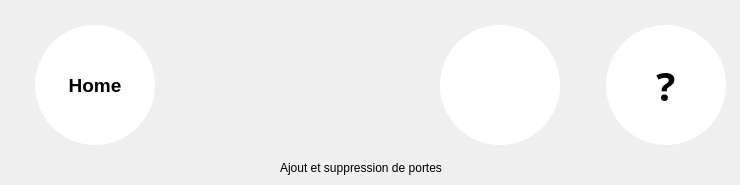
   <widget class="QWidget" name="page_3">
    <widget class="QWidget" name="layoutWidget_4">
     <property name="geometry">
      <rect>
       <x>30</x>
       <y>20</y>
       <width>701</width>
       <height>130</height>
      </rect>
     </property>
     <layout class="QHBoxLayout" name="horizontalLayout_4">
      <property name="leftMargin">
       <number>5</number>
      </property>
      <property name="topMargin">
       <number>5</number>
      </property>
      <property name="rightMargin">
       <number>5</number>
      </property>
      <property name="bottomMargin">
       <number>5</number>
      </property>
      <item>
       <widget class="QToolButton" name="B_Home_3">
        <property name="minimumSize">
         <size>
          <width>120</width>
          <height>120</height>
         </size>
        </property>
        <property name="maximumSize">
         <size>
          <width>120</width>
          <height>120</height>
         </size>
        </property>
        <property name="palette">
         <palette>
          <active>
           <colorrole role="Button">
            <brush brushstyle="SolidPattern">
             <color alpha="255">
              <red>255</red>
              <green>255</green>
              <blue>255</blue>
             </color>
            </brush>
           </colorrole>
           <colorrole role="Base">
            <brush brushstyle="SolidPattern">
             <color alpha="255">
              <red>255</red>
              <green>255</green>
              <blue>255</blue>
             </color>
            </brush>
           </colorrole>
           <colorrole role="Window">
            <brush brushstyle="SolidPattern">
             <color alpha="255">
              <red>255</red>
              <green>255</green>
              <blue>255</blue>
             </color>
            </brush>
           </colorrole>
          </active>
          <inactive>
           <colorrole role="Button">
            <brush brushstyle="SolidPattern">
             <color alpha="255">
              <red>255</red>
              <green>255</green>
              <blue>255</blue>
             </color>
            </brush>
           </colorrole>
           <colorrole role="Base">
            <brush brushstyle="SolidPattern">
             <color alpha="255">
              <red>255</red>
              <green>255</green>
              <blue>255</blue>
             </color>
            </brush>
           </colorrole>
           <colorrole role="Window">
            <brush brushstyle="SolidPattern">
             <color alpha="255">
              <red>255</red>
              <green>255</green>
              <blue>255</blue>
             </color>
            </brush>
           </colorrole>
          </inactive>
          <disabled>
           <colorrole role="Button">
            <brush brushstyle="SolidPattern">
             <color alpha="255">
              <red>255</red>
              <green>255</green>
              <blue>255</blue>
             </color>
            </brush>
           </colorrole>
           <colorrole role="Base">
            <brush brushstyle="SolidPattern">
             <color alpha="255">
              <red>255</red>
              <green>255</green>
              <blue>255</blue>
             </color>
            </brush>
           </colorrole>
           <colorrole role="Window">
            <brush brushstyle="SolidPattern">
             <color alpha="255">
              <red>255</red>
              <green>255</green>
              <blue>255</blue>
             </color>
            </brush>
           </colorrole>
          </disabled>
         </palette>
        </property>
        <property name="font">
         <font>
          <pointsize>14</pointsize>
          <weight>75</weight>
          <bold>true</bold>
         </font>
        </property>
        <property name="styleSheet">
         <string notr="true">QToolButton{
background-color: rgb(255, 255, 255);
border-width:1px;
border-radius:60px;
max-width:120px;
max-height:120px;
min-width:120px;
min-height:120px;
}

QToolButton:pressed{ 
	background-color: rgb(222, 222, 222);

}</string>
        </property>
        <property name="text">
         <string>Home</string>
        </property>
        <property name="icon">
         <iconset resource="Src.qrc">
          <normaloff>:/ImgList/Home</normaloff>:/ImgList/Home</iconset>
        </property>
        <property name="iconSize">
         <size>
          <width>70</width>
          <height>70</height>
         </size>
        </property>
        <property name="toolButtonStyle">
         <enum>Qt::ToolButtonTextUnderIcon</enum>
        </property>
       </widget>
      </item>
      <item>
       <spacer name="horizontalSpacer_4">
        <property name="orientation">
         <enum>Qt::Horizontal</enum>
        </property>
        <property name="sizeHint" stdset="0">
         <size>
          <width>40</width>
          <height>20</height>
         </size>
        </property>
       </spacer>
      </item>
      <item>
       <widget class="QToolButton" name="B_Assistance_3">
        <property name="font">
         <font>
          <family>Droid Sans Georgian</family>
          <pointsize>30</pointsize>
          <weight>75</weight>
          <bold>true</bold>
         </font>
        </property>
        <property name="styleSheet">
         <string notr="true">QToolButton{
background-color: rgb(255, 255, 255);
border-width:1px;
border-radius:60px;
max-width:120px;
max-height:120px;
min-width:120px;
min-height:120px;
}

QToolButton:pressed{ 
	background-color: rgb(222, 222, 222);

}</string>
        </property>
        <property name="text">
         <string/>
        </property>
        <property name="icon">
         <iconset resource="Src.qrc">
          <normaloff>:/ImgList/BAssistance</normaloff>:/ImgList/BAssistance</iconset>
        </property>
        <property name="iconSize">
         <size>
          <width>70</width>
          <height>70</height>
         </size>
        </property>
        <property name="popupMode">
         <enum>QToolButton::DelayedPopup</enum>
        </property>
        <property name="toolButtonStyle">
         <enum>Qt::ToolButtonIconOnly</enum>
        </property>
        <property name="autoRaise">
         <bool>false</bool>
        </property>
       </widget>
      </item>
      <item>
       <spacer name="horizontalSpacer_9">
        <property name="orientation">
         <enum>Qt::Horizontal</enum>
        </property>
        <property name="sizeType">
         <enum>QSizePolicy::Fixed</enum>
        </property>
        <property name="sizeHint" stdset="0">
         <size>
          <width>40</width>
          <height>20</height>
         </size>
        </property>
       </spacer>
      </item>
      <item>
       <widget class="QToolButton" name="B_Help_3">
        <property name="palette">
         <palette>
          <active>
           <colorrole role="Button">
            <brush brushstyle="SolidPattern">
             <color alpha="255">
              <red>255</red>
              <green>255</green>
              <blue>255</blue>
             </color>
            </brush>
           </colorrole>
           <colorrole role="Base">
            <brush brushstyle="SolidPattern">
             <color alpha="255">
              <red>255</red>
              <green>255</green>
              <blue>255</blue>
             </color>
            </brush>
           </colorrole>
           <colorrole role="Window">
            <brush brushstyle="SolidPattern">
             <color alpha="255">
              <red>255</red>
              <green>255</green>
              <blue>255</blue>
             </color>
            </brush>
           </colorrole>
          </active>
          <inactive>
           <colorrole role="Button">
            <brush brushstyle="SolidPattern">
             <color alpha="255">
              <red>255</red>
              <green>255</green>
              <blue>255</blue>
             </color>
            </brush>
           </colorrole>
           <colorrole role="Base">
            <brush brushstyle="SolidPattern">
             <color alpha="255">
              <red>255</red>
              <green>255</green>
              <blue>255</blue>
             </color>
            </brush>
           </colorrole>
           <colorrole role="Window">
            <brush brushstyle="SolidPattern">
             <color alpha="255">
              <red>255</red>
              <green>255</green>
              <blue>255</blue>
             </color>
            </brush>
           </colorrole>
          </inactive>
          <disabled>
           <colorrole role="Button">
            <brush brushstyle="SolidPattern">
             <color alpha="255">
              <red>255</red>
              <green>255</green>
              <blue>255</blue>
             </color>
            </brush>
           </colorrole>
           <colorrole role="Base">
            <brush brushstyle="SolidPattern">
             <color alpha="255">
              <red>255</red>
              <green>255</green>
              <blue>255</blue>
             </color>
            </brush>
           </colorrole>
           <colorrole role="Window">
            <brush brushstyle="SolidPattern">
             <color alpha="255">
              <red>255</red>
              <green>255</green>
              <blue>255</blue>
             </color>
            </brush>
           </colorrole>
          </disabled>
         </palette>
        </property>
        <property name="font">
         <font>
          <family>Droid Sans Georgian</family>
          <pointsize>30</pointsize>
          <weight>75</weight>
          <bold>true</bold>
         </font>
        </property>
        <property name="styleSheet">
         <string notr="true">QToolButton{
background-color: rgb(255, 255, 255);
border-width:1px;
border-radius:60px;
max-width:120px;
max-height:120px;
min-width:120px;
min-height:120px;
}

QToolButton:pressed{ 
	background-color: rgb(222, 222, 222);

}</string>
        </property>
        <property name="text">
         <string>?</string>
        </property>
        <property name="popupMode">
         <enum>QToolButton::DelayedPopup</enum>
        </property>
        <property name="toolButtonStyle">
         <enum>Qt::ToolButtonIconOnly</enum>
        </property>
        <property name="autoRaise">
         <bool>false</bool>
        </property>
       </widget>
      </item>
     </layout>
    </widget>
    <widget class="QLabel" name="label_3">
     <property name="geometry">
      <rect>
       <x>280</x>
       <y>160</y>
       <width>211</width>
       <height>16</height>
      </rect>
     </property>
     <property name="text">
      <string>Ajout et suppression de portes</string>
     </property>
    </widget>
   </widget>
